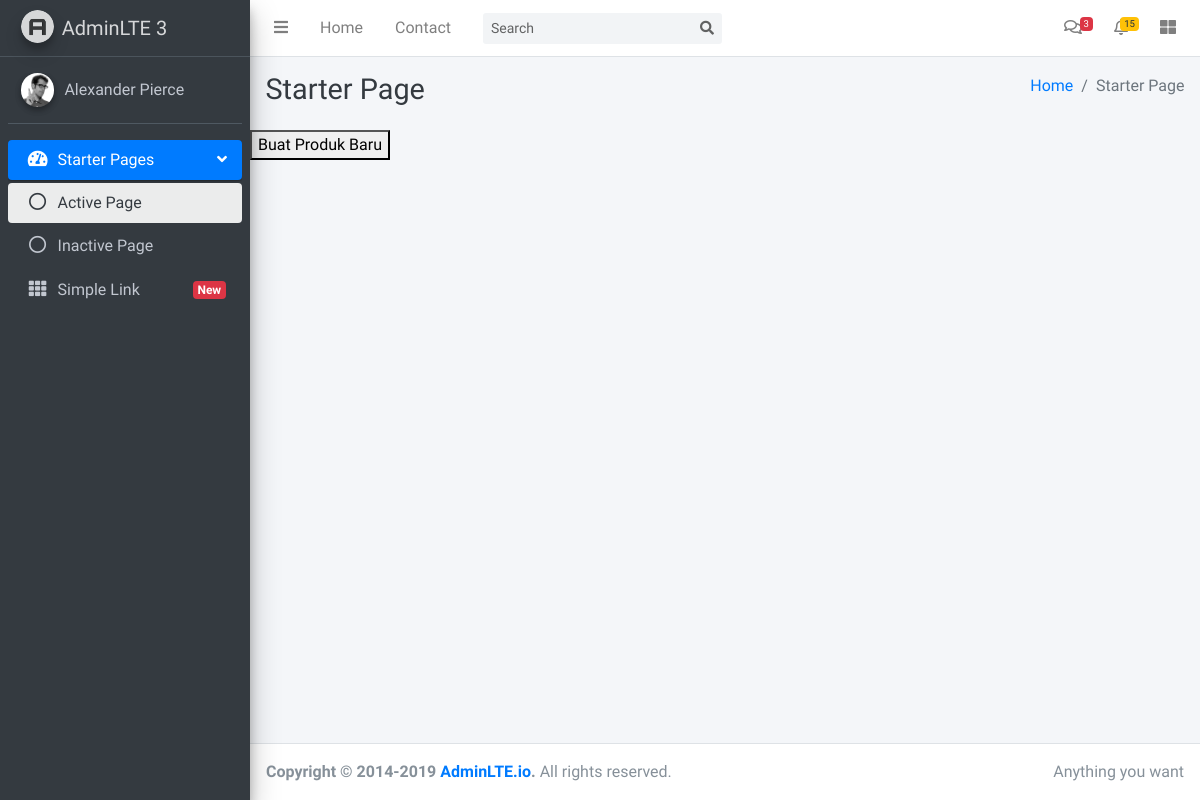
Before: /products/ with the older database file.
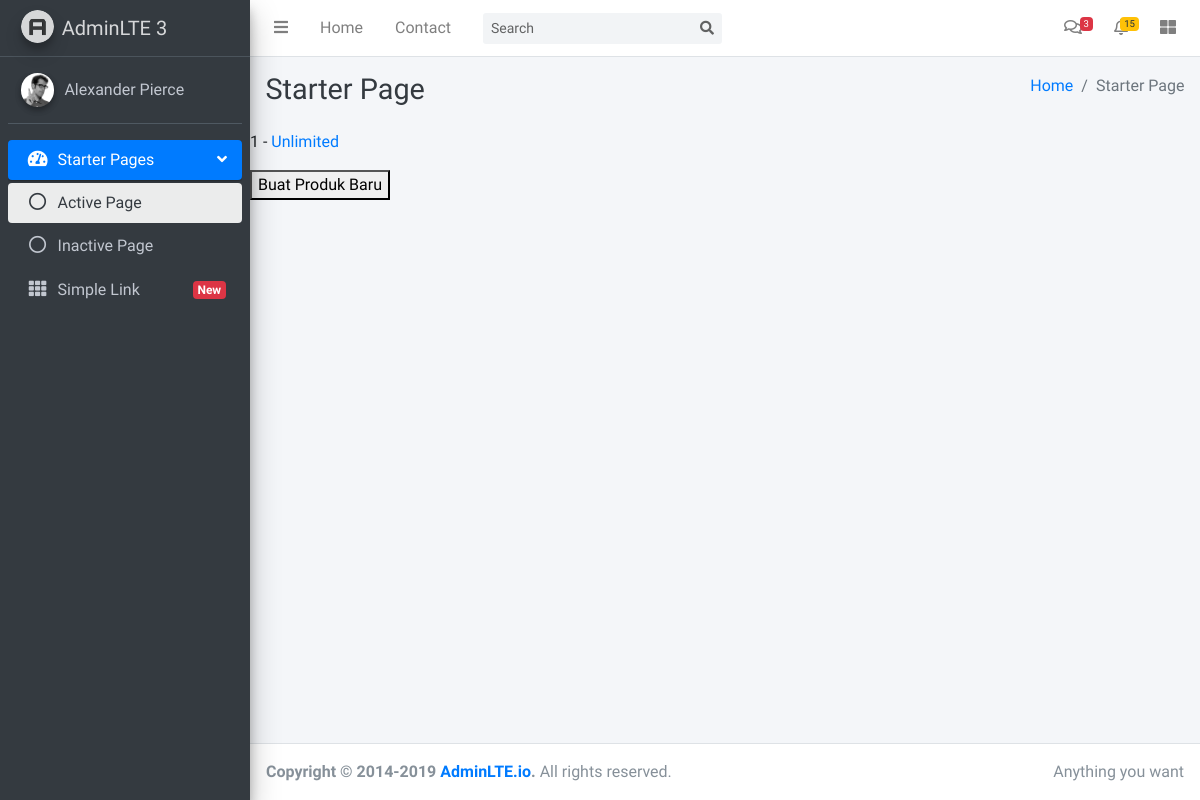
After: the same page with the newer database file.
### products/models.py (models this page shows)
class Product(models.Model):
    title       = models.CharField(max_length=120) # max_length = required
    description = models.TextField(blank=True, null=True)
    price       = models.DecimalField(decimal_places=2, max_digits=10000)
    summary     = models.TextField(blank=False, null=False)
    featured    = models.BooleanField(default=False) # null=True, default=True
    def get_absolute_url(self):
        return reverse("products:product-detail", kwargs={"id": self.id}) #f"/products/{self.id}/"

### products/views.py (the view)
# urls.py: path('', product_list_view, name='product-list'),
def product_list_view(request):
    queryset = Product.objects.all() # list of objects
    context = {
        "object_list": queryset
    }
    return render(request, "products/product_list.html", context)

### products/templates/products/product_list.html (shortened to what this page needs)
{% extends 'base.html' %}
{% block content %}
{% for instance in object_list %}
     <p>{{ instance.id }} - <a href='{{ instance.get_absolute_url }}'>{{ instance.title }}</a></p>
{% endfor %}
<form action="create/" method="POST">
     <div class="submit-row">
          <button type="submit">Buat Produk Baru</button>
     </div>
</form>
{% endblock %}

Changed rows visible on the page:
added Product: id "1", title "Unlimited"
